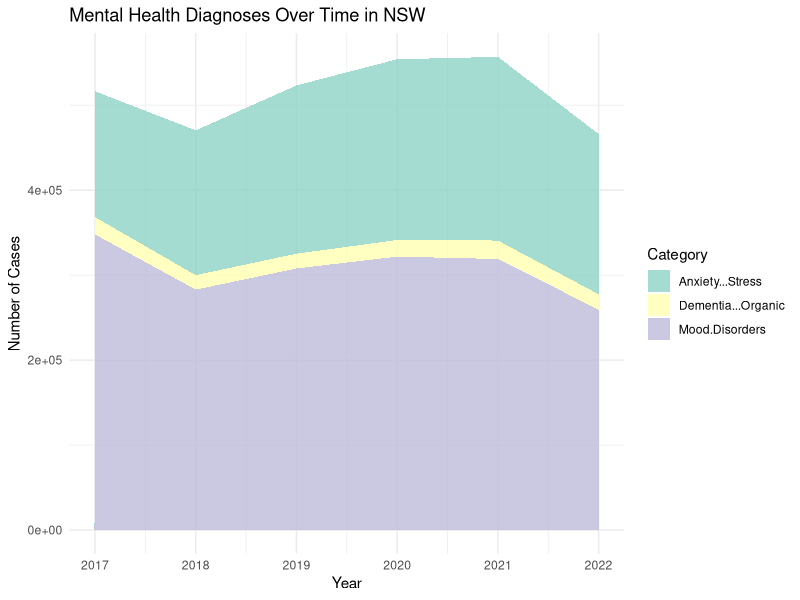
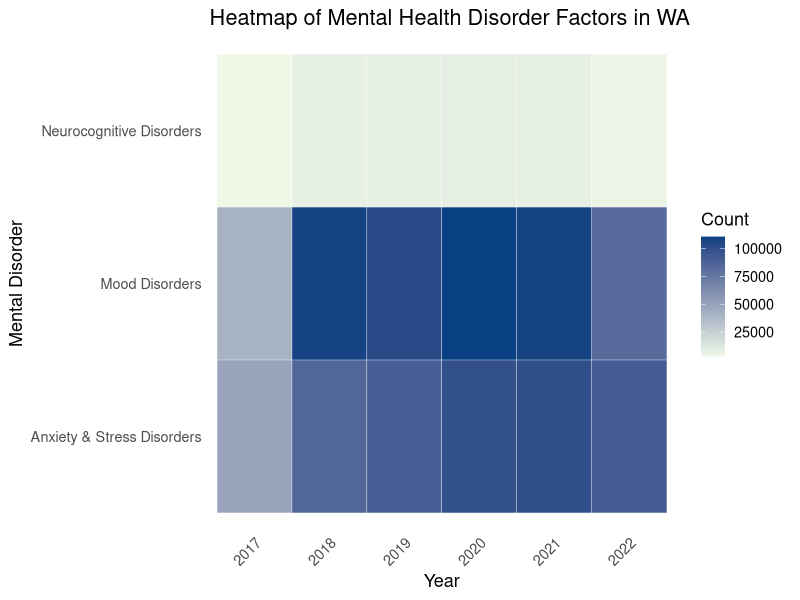
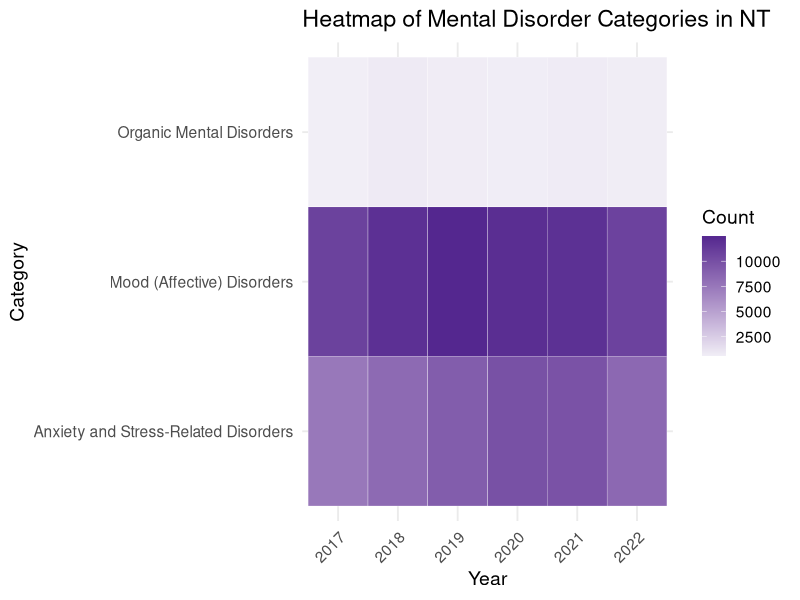
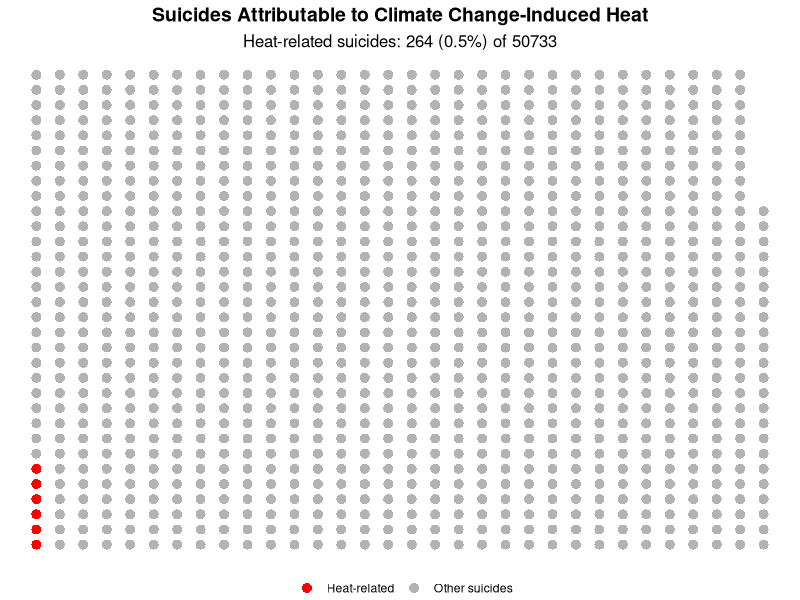
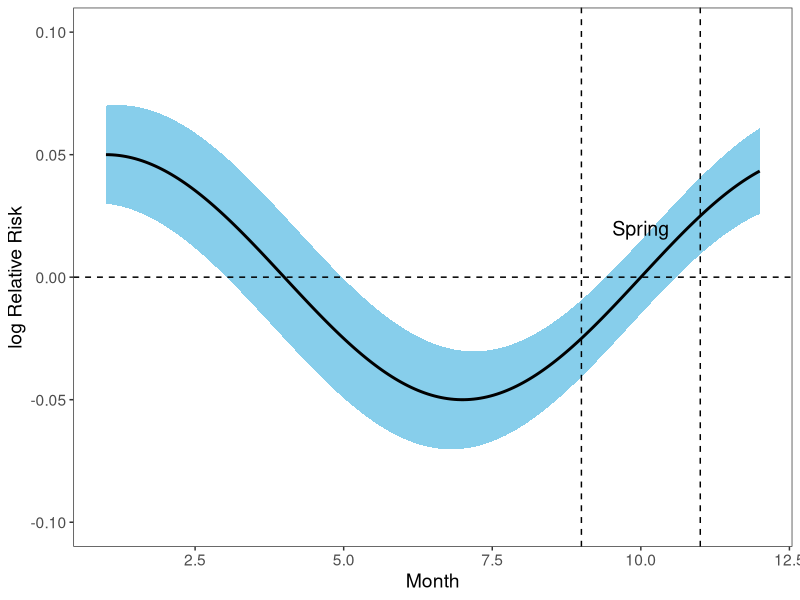
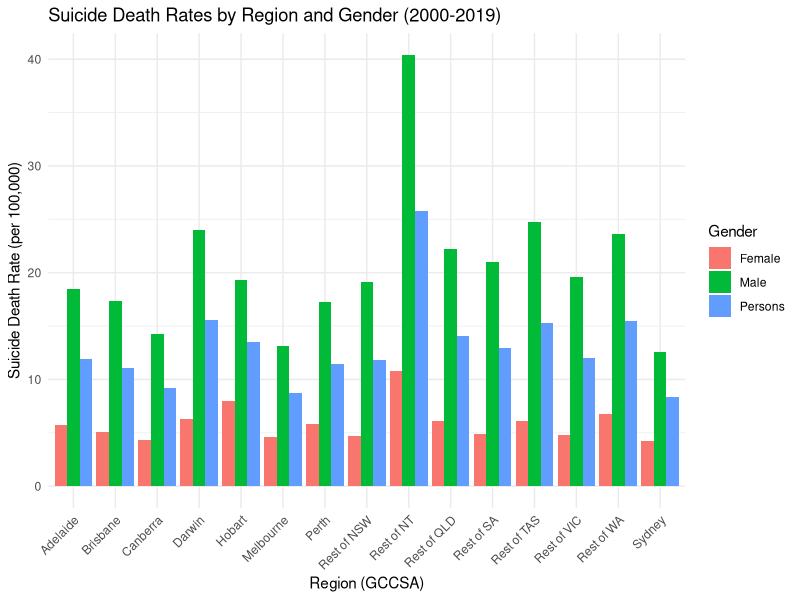
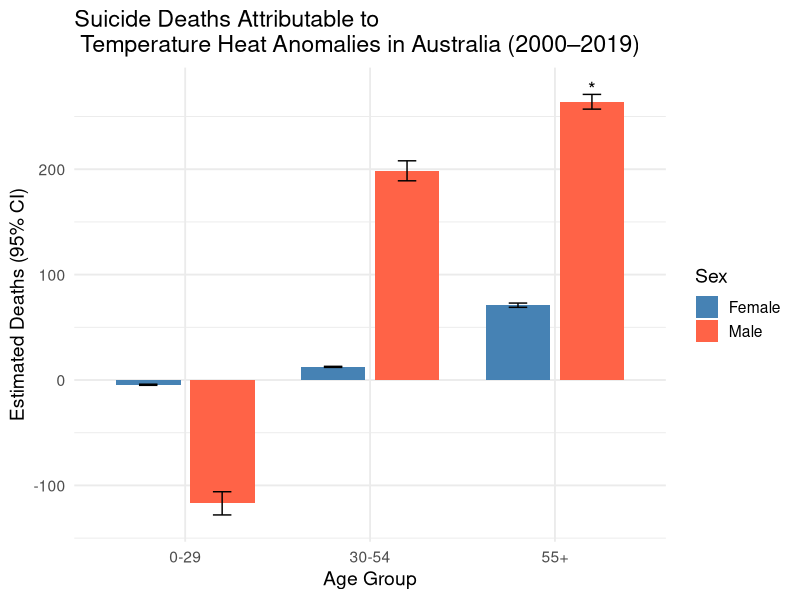
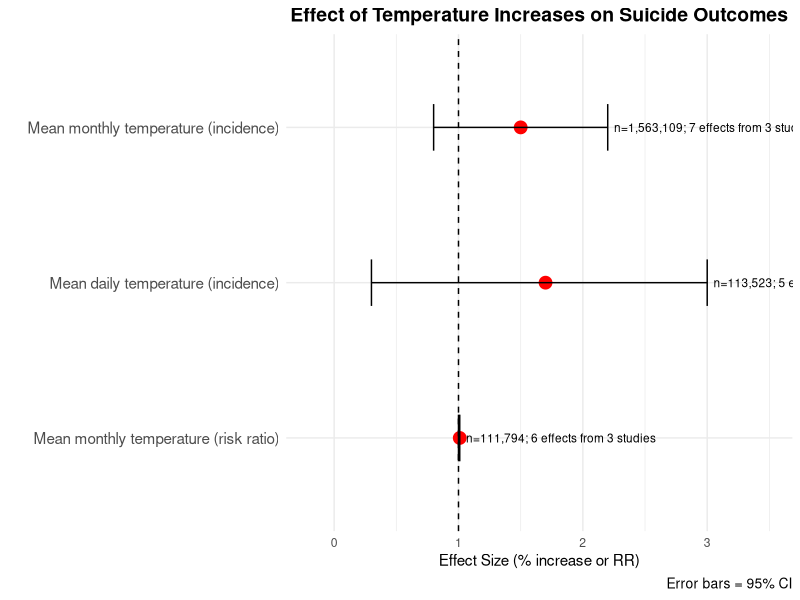

The R source for these figures, in order:
## ---- chunk 1
# Load necessary packages
library(tidyverse)
library(ggplot2)
library(reshape2)  # for data transformation
library(dplyr)
## ---- chunk 2
# Mental disorders NSW
years <- 2017:2022
data <- data.frame(
  Year = years,
  `Dementia & Organic` = c(20376, 17042, 17443, 19572, 21740, 18087),
  `Mood Disorders` = c(347902, 282943, 307838, 321787, 318999, 259397),
  `Anxiety & Stress` = c(148081, 170410, 197990, 212723, 216109, 188543)
)

# Convert data to long format
df_long <- data %>%
  pivot_longer(-Year, names_to = "Category", values_to = "Count")

# Stacked Area Chart
ggplot(df_long, aes(x = Year, y = Count, fill = Category)) +
  geom_area(alpha = 0.8 , position = "stack") +
  scale_fill_brewer(palette = "Set3") +
  theme_minimal() +
  labs(
    title = "Mental Health Diagnoses Over Time in NSW",
    x = "Year",
    y = "Number of Cases",
    fill = "Category"
  )
## ---- chunk 3
#Heatmap for mental health data in WA
# Data frame
df <- data.frame(
  Factor = c(
    "Neurocognitive Disorders", "Mood Disorders", "Anxiety & Stress Disorders"
  ),
  `2017` = c(3109, 41390, 48400),
  `2018` = c(8045, 108253, 85380),
  `2019` = c(7739, 103180, 89979),
  `2020` = c(8569, 110639, 99595),
  `2021` = c(8068, 108202, 100641),
  `2022` = c(5857, 83692, 91885),
  check.names = FALSE
)

# Convert to long format
df_long <- df %>%
  pivot_longer(cols = -Factor, names_to = "Year", values_to = "Count")

# Heatmap
ggplot(df_long, aes(x = Year, y = Factor, fill = Count)) +
  geom_tile(color = "white") +
  scale_fill_gradient(low = "#f0f9e8", high = "#084081") +
  labs(
    title = "Heatmap of Mental Health Disorder Factors in WA",
    x = "Year",
    y = "Mental Disorder",
    fill = "Count"
  ) +
  theme_minimal(base_size = 13) +
  theme(
    axis.text.x = element_text(angle = 45, hjust = 1),
    panel.grid = element_blank()
  )
## ---- chunk 4

#Heat map for Northern Territory
# ---- Data ----
df <- tribble(
  ~Category, ~`2017`, ~`2018`, ~`2019`, ~`2020`, ~`2021`, ~`2022`,
  "Organic Mental Disorders", 608, 831, 718, 657, 749, 688,
  "Mood (Affective) Disorders", 10833, 11953, 12480, 12087, 11906, 10803,
  "Anxiety and Stress-Related Disorders", 7485, 8316, 9144, 9917, 9804, 8434
)

# Convert to long format
df_long <- df %>%
  pivot_longer(cols = -Category, names_to = "Year", values_to = "Count")

# ---- Heatmap ----
ggplot(df_long, aes(x = Year, y = Category, fill = Count)) +
  geom_tile(color = "white") +
  scale_fill_gradient(low = "#f1eef6", high = "#54278f") +
  labs(
    title = "Heatmap of Mental Disorder Categories in NT",
    x = "Year",
    y = "Category",
    fill = "Count"
  ) +
  theme_minimal(base_size = 14) +
  theme(axis.text.x = element_text(angle = 45, hjust = 1))

## ---- chunk 5
# Data
total_suicides <- 50733
heat_related <- 264
other_suicides <- total_suicides - heat_related

# Scale for plotting
scale <- 50
total_dots <- ceiling(total_suicides / scale)
heat_dots <- ceiling(heat_related / scale)
other_dots <- total_dots - heat_dots

# Calculate grid size
grid_size <- ceiling(sqrt(total_dots))

# Create grid
x <- rep(1:grid_size, each = grid_size)
y <- rep(1:grid_size, times = grid_size)

# Create type vector
type <- c(rep("Heat-related", heat_dots),
          rep("Other suicides", other_dots))

# Trim excess points to match total_dots
x <- x[1:total_dots]
y <- y[1:total_dots]
type <- type[1:total_dots]

# Combine into data frame
dots <- data.frame(x = x, y = y, type = type)

# Plot
ggplot(dots, aes(x = x, y = y, color = type)) +
  geom_point(shape = 16, size = 3) +
  scale_color_manual(values = c("Heat-related" = "red", "Other suicides" = "grey70")) +
  labs(
    title = "Suicides Attributable to Climate Change-Induced Heat",
    subtitle = paste0("Heat-related suicides: ", heat_related, " (0.5%) of ", total_suicides),
    color = ""
  ) +
  theme_void() +
  theme(
    plot.title = element_text(hjust = 0.5, face = "bold", size = 14),
    plot.subtitle = element_text(hjust = 0.5, size = 12),
    legend.position = "bottom"
  )
## ---- chunk 6
# smooth seasonal curve
month <- seq(1, 12, length.out = 200)
logRR <- 0.05 * cos((month - 1) / 12 * 2 * pi)  # smooth seasonal shape
se <- 0.02 + 0.005 * cos((month - 4) / 12 * 2 * pi)  # varying uncertainty

df <- data.frame(
  month = month,
  logRR = logRR,
  lower = logRR - se,
  upper = logRR + se
)

# Define Spring boundaries (example: month 9–11)
spring_start <- 9
spring_end   <- 11

ggplot(df, aes(x = month, y = logRR)) +
  geom_ribbon(aes(ymin = lower, ymax = upper), fill = "skyblue") +
  geom_line(size = 1) +
  geom_hline(yintercept = 0, linetype = "dashed") +
  geom_vline(xintercept = spring_start, linetype = "dashed") +
  geom_vline(xintercept = spring_end, linetype = "dashed") +
  annotate("text", x = (spring_start + spring_end)/2, y = 0.02,
           label = "Spring", size = 5) +
  labs(x = "Month", y = "log Relative Risk") +
  coord_cartesian(ylim = c(-0.1, 0.1)) +
  theme_bw() +
  theme(
    text = element_text(size = 14),
    panel.grid = element_blank()
  )

## ---- chunk 7
# Create the data frame
data <- tibble(
  GCCSA = c("Sydney", "Rest of NSW", "Melbourne", "Rest of VIC", "Brisbane", "Rest of QLD",
            "Adelaide", "Rest of SA", "Perth", "Rest of WA", "Hobart", "Rest of TAS",
            "Darwin", "Rest of NT", "Canberra"),
  Female = c(4.23, 4.69, 4.60, 4.77, 5.09, 6.14, 5.70, 4.89, 5.81, 6.74, 8.00, 6.14, 6.30, 10.76, 4.29),
  Male = c(12.61, 19.09, 13.10, 19.59, 17.33, 22.20, 18.47, 20.98, 17.23, 23.58, 19.32, 24.72, 23.97, 40.41, 14.30),
  Persons = c(8.36, 11.78, 8.77, 12.05, 11.11, 14.09, 11.95, 12.99, 11.47, 15.44, 13.49, 15.28, 15.58, 25.77, 9.22)
)

# Transform to long format for ggplot
data_long <- data %>%
  pivot_longer(cols = c(Female, Male, Persons), names_to = "Gender", values_to = "SuicideRate")

# Plot suicide death rates by region
ggplot(data_long, aes(x = GCCSA, y = SuicideRate, fill = Gender)) +
  geom_bar(stat = "identity", position = "dodge") +
  theme_minimal() +
  labs(title = "Suicide Death Rates by Region and Gender (2000-2019)",
       x = "Region (GCCSA)",
       y = "Suicide Death Rate (per 100,000)",
       fill = "Gender") +
  theme(axis.text.x = element_text(angle = 45, hjust = 1))
## ---- chunk 8
# Create data frame
data <- data.frame(
  AgeGroup = rep(c("0-29", "30-54", "55+"), 2),
  Sex = rep(c("Male", "Female"), each = 3),
  Estimate = c(-117, 198, 264, -5, 12, 71),
  LowerCI = c(-128, 189, 257, -5, 12, 69),
  UpperCI = c(-106, 208, 271, -4, 13, 73),
  Pvalue = c(0.0559, 0.3156, 0.0325, 0.936, 0.8751, 0.1906)
)

# Add significance label
data <- data %>%
  mutate(Significant = ifelse(Pvalue < 0.05, "*", ""))

# Plot
ggplot(data, aes(x = AgeGroup, y = Estimate, fill = Sex)) +
  geom_bar(stat = "identity", position = position_dodge(width = 0.8), width = 0.7) +
  geom_errorbar(aes(ymin = LowerCI, ymax = UpperCI), 
                position = position_dodge(width = 0.8), width = 0.2) +
  geom_text(aes(label = Significant, y = ifelse(Estimate > 0, UpperCI + 5, LowerCI - 5)),
            position = position_dodge(width = 0.8), size = 5) +
  labs(title = "Suicide Deaths Attributable to \n Temperature Heat Anomalies in Australia (2000–2019)",
       y = "Estimated Deaths (95% CI)",
       x = "Age Group") +
  scale_fill_manual(values = c("steelblue", "tomato")) +
  theme_minimal(base_size = 14)
## ---- chunk 9
# Create a data frame for the meta-analysis results
meta_data <- data.frame(
  Analysis = c(
    "Mean monthly temperature (incidence)",
    "Mean daily temperature (incidence)",
    "Mean monthly temperature (risk ratio)"
  ),
  EffectSize = c(1.5, 1.7, 1.01),  # % change for first two, RR for third
  LowerCI = c(0.8, 0.3, 1.00),
  UpperCI = c(2.2, 3.0, 1.01),
  SampleSize = c("n=1,563,109", "n=113,523", "n=111,794"),
  Studies = c("7 effects from 3 studies", "5 effects from 5 studies", "6 effects from 3 studies")
)

# Optional: create a label combining sample size and studies
meta_data$Label <- paste0(meta_data$SampleSize, "; ", meta_data$Studies)

# Reverse factor levels so first row appears at top
meta_data$Analysis <- factor(meta_data$Analysis, levels = rev(meta_data$Analysis))

# Plot forest plot
ggplot(meta_data, aes(x = EffectSize, y = Analysis)) +
  geom_point(size = 4, color = "red") +
  geom_errorbarh(aes(xmin = LowerCI, xmax = UpperCI), height = 0.3, color = "black") +
  geom_vline(xintercept = ifelse(meta_data$EffectSize[3] < 2, 1, 0), linetype = "dashed") + # reference line for RR=1
  labs(
    title = "Effect of Temperature Increases on Suicide Outcomes",
    x = "Effect Size (% increase or RR)",
    y = "",
    caption = "Error bars = 95% CI"
  ) +
  geom_text(aes(label = Label, x = UpperCI + 0.05), hjust = 0, size = 3) +
  theme_minimal() +
  theme(
    plot.title = element_text(hjust = 0.5, face = "bold", size = 14),
    axis.text.y = element_text(size = 11),
    plot.caption = element_text(size = 10)
  ) +
  xlim(min(meta_data$LowerCI)-0.5, max(meta_data$UpperCI)+0.5)  # add space for labels

## ---- chunk 10
#Relative risk plot
# Data for the heatwave analysis
heatwave_data <- data.frame(
  Exposure = c("Non-heatwave", "Heatwave"),
  RR = c(1, 1.097),  # baseline RR = 1, heatwave RR = 1 + 9.7%
  LowerCI = c(1, 1.076),  # lower CI for heatwave
  UpperCI = c(1, 1.119)   # upper CI for heatwave
)

# Plot Relative Risk
ggplot(heatwave_data, aes(x = Exposure, y = RR)) +
  geom_point(size = 5, color = "red") +
  geom_errorbar(aes(ymin = LowerCI, ymax = UpperCI), width = 0.2, color = "black") +
  geom_hline(yintercept = 1, linetype = "dashed", color = "blue") +  # reference line
  labs(
    title = "Relative Risk of Suicide During Heatwave Periods",
    y = "Relative Risk (95% CI)",
    x = ""
  ) +
  theme_minimal() +
  theme(
    plot.title = element_text(hjust = 0.5, face = "bold", size = 14),
    axis.text = element_text(size = 12)
  )

## ---- chunk 11
# Data
data <- data.frame(
  Category = c("Displacement", "Mental Health Outcome"),
  Yes = c(22, 37),
  No = c(81-22, 81-37)
)

# Convert to long format
data_long <- reshape2::melt(data, id.vars = "Category", variable.name = "Status", value.name = "Count")

# Plot
ggplot(data_long, aes(x = Category, y = Count, fill = Status)) +
  geom_bar(stat = "identity") +
  scale_fill_manual(values = c("Yes" = "red", "No" = "grey70")) +
  labs(title = "Impact of Flood on Respondents",
       y = "Number of Respondents",
       x = "",
       fill = "") +
  theme_minimal() +
  theme(plot.title = element_text(hjust = 0.5, face = "bold", size = 14))

#-- Pictogram (Dot / Icon Array)
total <- 81
displaced <- 22
mh_affected <- 37

# Create dots data
dots <- data.frame(
  x = rep(1:ceiling(sqrt(total)), each = ceiling(sqrt(total))),
  y = rep(1:ceiling(sqrt(total)), times = ceiling(sqrt(total))),
  Status = c(
    rep("Displaced", displaced),
    rep("Mental Health", mh_affected),
    rep("None", total - displaced - mh_affected)
  )
)

# Trim excess dots
dots <- dots[1:total, ]

# Plot pictogram
ggplot(dots, aes(x = x, y = y, color = Status)) +
  geom_point(shape = 16, size = 3) +
  scale_color_manual(values = c("Displaced" = "red", "Mental Health" = "orange", "None" = "grey70")) +
  labs(title = "Flood Impact on Respondents (n=81)",
       color = "") +
  theme_void() +
  theme(plot.title = element_text(hjust = 0.5, face = "bold", size = 14),
        legend.position = "bottom")
